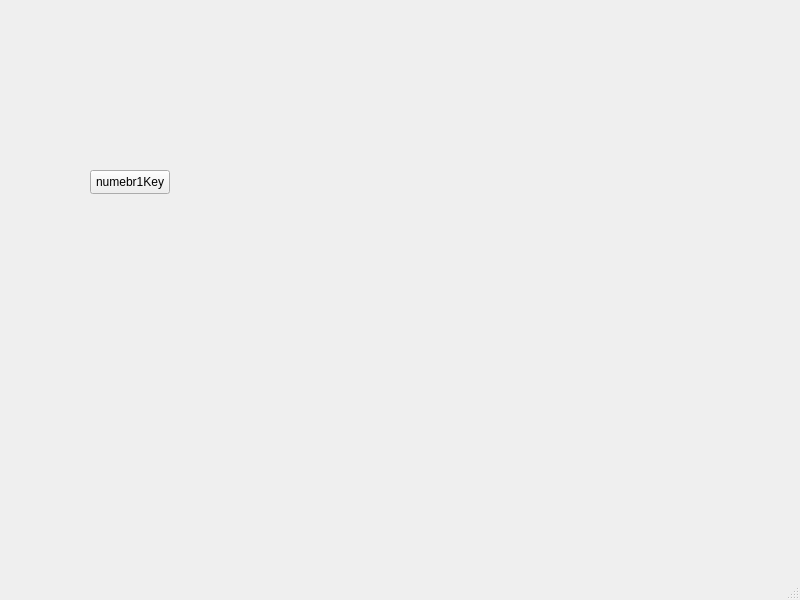
<?xml version="1.0" encoding="UTF-8"?>
<ui version="4.0">
 <class>MainWindow</class>
 <widget class="QMainWindow" name="MainWindow">
  <property name="geometry">
   <rect>
    <x>0</x>
    <y>0</y>
    <width>800</width>
    <height>600</height>
   </rect>
  </property>
  <property name="windowTitle">
   <string>MainWindow</string>
  </property>
  <widget class="QWidget" name="centralwidget">
   <widget class="QPushButton" name="pushButton">
    <property name="geometry">
     <rect>
      <x>90</x>
      <y>170</y>
      <width>80</width>
      <height>24</height>
     </rect>
    </property>
    <property name="text">
     <string>numebr1Key</string>
    </property>
   </widget>
  </widget>
  <widget class="QMenuBar" name="menubar">
   <property name="geometry">
    <rect>
     <x>0</x>
     <y>0</y>
     <width>800</width>
     <height>21</height>
    </rect>
   </property>
  </widget>
  <widget class="QStatusBar" name="statusbar"/>
 </widget>
 <resources/>
 <connections/>
</ui>
